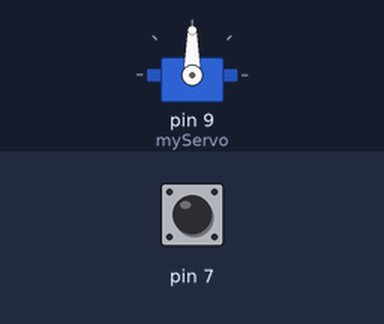
The sketch below on a simulated Arduino Uno, built with avr-gcc and run on an emulated ATmega328P. Shown: servo. The inputs (shaded band) are chosen by the test bench; at power-on: pin 7 HIGH. What the sketch prints to the serial monitor is not drawn.

Above: at 1.2 s.
1.3 s: pin 7 pulled LOW for 1 s
3.8 s: pin 7 pulled LOW for 0.15 s
At 5.1 s:
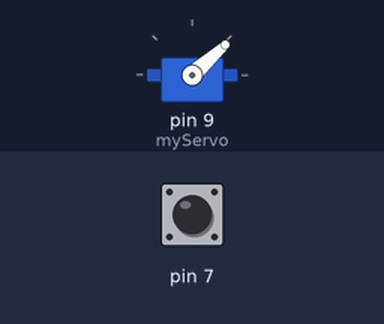
5.4 s: pin 7 pulled LOW for 3.2 s
At 9.4 s:
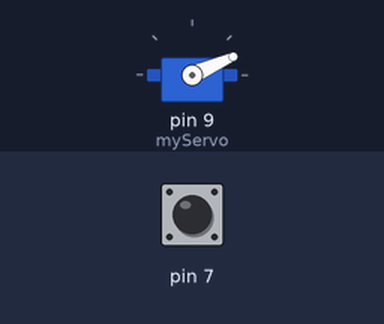
10.1 s: pin 7 pulled LOW for 0.15 s
At 11.4 s:
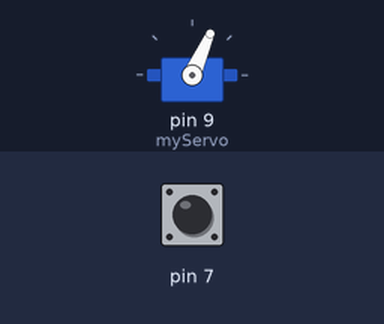
11.7 s: pin 7 pulled LOW for 1 s
At 13.4 s:
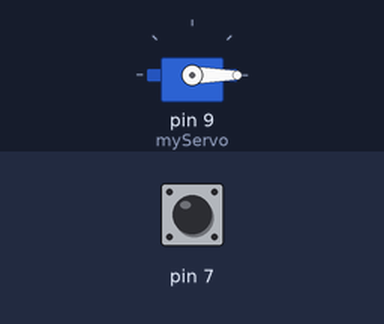
Timing chart, 0 to 14.9 s (numbered marks = the images above; inputs shaded):
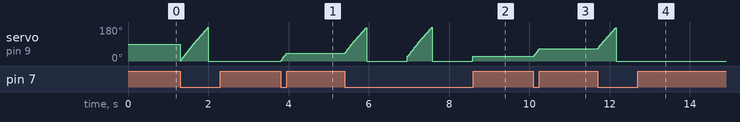

Measured:
- after the input at 3.8 s, servo on pin 9 (myServo): 0° → 42° at once
- after the input at 5.4 s, servo on pin 9 (myServo): ramps from 0° to 180° and jumps back, once every 1.6 s
- after the input at 10.1 s, servo on pin 9 (myServo): 24° → 66° at once
- after the input at 11.7 s, servo on pin 9 (myServo): rises from 66° to 176° in 0.43 s, then falls to 0° in 0.02 s

The sketch:

Servo.ino
```cpp
#include<Servo.h>
Servo myServo;
void setup() {
  Serial.begin(9600);
  myServo.attach(9);
  pinMode(7, INPUT_PULLUP);

}

int i = 0;

void loop() {
point:
  Serial.println(digitalRead(7));
  Serial.println(i);

  int buttInfo = digitalRead(7);

  if(buttInfo == 0){
    if(i == 180){
      myServo.write(0);
      i = 0;
      delay(1000);
      goto point;
    }
    i += 2;
    myServo.write(i);
    //delay(40);

  }
}
```
